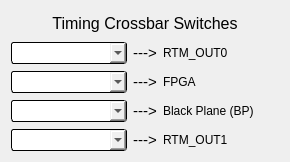
<?xml version="1.0" encoding="UTF-8"?>
<ui version="4.0">
 <class>Form</class>
 <widget class="QWidget" name="Form">
  <property name="geometry">
   <rect>
    <x>0</x>
    <y>0</y>
    <width>290</width>
    <height>162</height>
   </rect>
  </property>
  <property name="windowTitle">
   <string>Timing Crossbar Switches - ${DEV}</string>
  </property>
  <layout class="QVBoxLayout" name="verticalLayout">
   <item>
    <widget class="QLabel" name="label">
     <property name="font">
      <font>
       <pointsize>12</pointsize>
      </font>
     </property>
     <property name="text">
      <string>Timing Crossbar Switches</string>
     </property>
     <property name="alignment">
      <set>Qt::AlignCenter</set>
     </property>
    </widget>
   </item>
   <item>
    <layout class="QGridLayout" name="gridLayout" columnstretch="0,0,0,0">
     <property name="verticalSpacing">
      <number>7</number>
     </property>
     <item row="3" column="1">
      <widget class="PyDMEnumComboBox" name="PyDMEnumComboBox_4">
       <property name="sizePolicy">
        <sizepolicy hsizetype="Preferred" vsizetype="Fixed">
         <horstretch>1</horstretch>
         <verstretch>1</verstretch>
        </sizepolicy>
       </property>
       <property name="minimumSize">
        <size>
         <width>113</width>
         <height>22</height>
        </size>
       </property>
       <property name="toolTip">
        <string/>
       </property>
       <property name="styleSheet">
        <string notr="true">/* Color of the selected list item. */
QComboBox::item:selected {
    border: 1px solid transparent;
    background: grey;
}
QComboBox {
  	background-color: light grey;
    border: 1px solid black;
    border-radius: 3px;
    padding: 1px 18px 1px 3px;
    min-width: 6em;
}</string>
       </property>
       <property name="alarmSensitiveContent" stdset="0">
        <bool>false</bool>
       </property>
       <property name="alarmSensitiveBorder" stdset="0">
        <bool>true</bool>
       </property>
       <property name="PyDMToolTip" stdset="0">
        <string/>
       </property>
       <property name="monitorDisp" stdset="0">
        <bool>false</bool>
       </property>
       <property name="channel" stdset="0">
        <string>ca://${DEV}:TCRB3_OUTPUTCONFIG</string>
       </property>
      </widget>
     </item>
     <item row="2" column="3">
      <widget class="QLabel" name="label_4">
       <property name="sizePolicy">
        <sizepolicy hsizetype="Preferred" vsizetype="Preferred">
         <horstretch>1</horstretch>
         <verstretch>1</verstretch>
        </sizepolicy>
       </property>
       <property name="minimumSize">
        <size>
         <width>0</width>
         <height>22</height>
        </size>
       </property>
       <property name="text">
        <string>Black Plane (BP)</string>
       </property>
      </widget>
     </item>
     <item row="1" column="1">
      <widget class="PyDMEnumComboBox" name="PyDMEnumComboBox_2">
       <property name="sizePolicy">
        <sizepolicy hsizetype="Preferred" vsizetype="Fixed">
         <horstretch>1</horstretch>
         <verstretch>1</verstretch>
        </sizepolicy>
       </property>
       <property name="minimumSize">
        <size>
         <width>113</width>
         <height>22</height>
        </size>
       </property>
       <property name="toolTip">
        <string/>
       </property>
       <property name="styleSheet">
        <string notr="true">/* Color of the selected list item. */
QComboBox::item:selected {
    border: 1px solid transparent;
    background: grey;
}
QComboBox {
  	background-color: light grey;
    border: 1px solid black;
    border-radius: 3px;
    padding: 1px 18px 1px 3px;
    min-width: 6em;
}</string>
       </property>
       <property name="alarmSensitiveContent" stdset="0">
        <bool>false</bool>
       </property>
       <property name="alarmSensitiveBorder" stdset="0">
        <bool>true</bool>
       </property>
       <property name="PyDMToolTip" stdset="0">
        <string/>
       </property>
       <property name="monitorDisp" stdset="0">
        <bool>false</bool>
       </property>
       <property name="channel" stdset="0">
        <string>ca://${DEV}:TCRB1_OUTPUTCONFIG</string>
       </property>
      </widget>
     </item>
     <item row="0" column="1">
      <widget class="PyDMEnumComboBox" name="PyDMEnumComboBox">
       <property name="sizePolicy">
        <sizepolicy hsizetype="Preferred" vsizetype="Fixed">
         <horstretch>1</horstretch>
         <verstretch>1</verstretch>
        </sizepolicy>
       </property>
       <property name="minimumSize">
        <size>
         <width>113</width>
         <height>22</height>
        </size>
       </property>
       <property name="toolTip">
        <string/>
       </property>
       <property name="styleSheet">
        <string notr="true">/* Color of the selected list item. */
QComboBox::item:selected {
    border: 1px solid transparent;
    background: grey;
}
QComboBox {
  	background-color: light grey;
    border: 1px solid black;
    border-radius: 3px;
    padding: 1px 18px 1px 3px;
    min-width: 6em;
}</string>
       </property>
       <property name="alarmSensitiveContent" stdset="0">
        <bool>false</bool>
       </property>
       <property name="alarmSensitiveBorder" stdset="0">
        <bool>true</bool>
       </property>
       <property name="PyDMToolTip" stdset="0">
        <string/>
       </property>
       <property name="monitorDisp" stdset="0">
        <bool>false</bool>
       </property>
       <property name="channel" stdset="0">
        <string>ca://${DEV}:TCRB0_OUTPUTCONFIG</string>
       </property>
      </widget>
     </item>
     <item row="0" column="3">
      <widget class="QLabel" name="label_2">
       <property name="sizePolicy">
        <sizepolicy hsizetype="Preferred" vsizetype="Preferred">
         <horstretch>1</horstretch>
         <verstretch>1</verstretch>
        </sizepolicy>
       </property>
       <property name="minimumSize">
        <size>
         <width>0</width>
         <height>22</height>
        </size>
       </property>
       <property name="text">
        <string>RTM_OUT0</string>
       </property>
      </widget>
     </item>
     <item row="1" column="3">
      <widget class="QLabel" name="label_3">
       <property name="sizePolicy">
        <sizepolicy hsizetype="Preferred" vsizetype="Preferred">
         <horstretch>1</horstretch>
         <verstretch>1</verstretch>
        </sizepolicy>
       </property>
       <property name="minimumSize">
        <size>
         <width>0</width>
         <height>22</height>
        </size>
       </property>
       <property name="text">
        <string>FPGA</string>
       </property>
      </widget>
     </item>
     <item row="2" column="1">
      <widget class="PyDMEnumComboBox" name="PyDMEnumComboBox_3">
       <property name="sizePolicy">
        <sizepolicy hsizetype="Preferred" vsizetype="Fixed">
         <horstretch>1</horstretch>
         <verstretch>1</verstretch>
        </sizepolicy>
       </property>
       <property name="minimumSize">
        <size>
         <width>113</width>
         <height>22</height>
        </size>
       </property>
       <property name="toolTip">
        <string/>
       </property>
       <property name="styleSheet">
        <string notr="true">/* Color of the selected list item. */
QComboBox::item:selected {
    border: 1px solid transparent;
    background: grey;
}
QComboBox {
  	background-color: light grey;
    border: 1px solid black;
    border-radius: 3px;
    padding: 1px 18px 1px 3px;
    min-width: 6em;
}</string>
       </property>
       <property name="alarmSensitiveContent" stdset="0">
        <bool>false</bool>
       </property>
       <property name="alarmSensitiveBorder" stdset="0">
        <bool>true</bool>
       </property>
       <property name="PyDMToolTip" stdset="0">
        <string/>
       </property>
       <property name="monitorDisp" stdset="0">
        <bool>false</bool>
       </property>
       <property name="channel" stdset="0">
        <string>ca://${DEV}:TCRB2_OUTPUTCONFIG</string>
       </property>
      </widget>
     </item>
     <item row="3" column="3">
      <widget class="QLabel" name="label_5">
       <property name="sizePolicy">
        <sizepolicy hsizetype="Preferred" vsizetype="Preferred">
         <horstretch>1</horstretch>
         <verstretch>1</verstretch>
        </sizepolicy>
       </property>
       <property name="minimumSize">
        <size>
         <width>0</width>
         <height>22</height>
        </size>
       </property>
       <property name="text">
        <string>RTM_OUT1</string>
       </property>
      </widget>
     </item>
     <item row="0" column="2">
      <widget class="QLabel" name="label_6">
       <property name="font">
        <font>
         <pointsize>11</pointsize>
        </font>
       </property>
       <property name="text">
        <string>---&gt;</string>
       </property>
       <property name="textFormat">
        <enum>Qt::AutoText</enum>
       </property>
       <property name="alignment">
        <set>Qt::AlignCenter</set>
       </property>
      </widget>
     </item>
     <item row="1" column="2">
      <widget class="QLabel" name="label_7">
       <property name="font">
        <font>
         <pointsize>11</pointsize>
        </font>
       </property>
       <property name="text">
        <string>---&gt;</string>
       </property>
       <property name="alignment">
        <set>Qt::AlignCenter</set>
       </property>
      </widget>
     </item>
     <item row="2" column="2">
      <widget class="QLabel" name="label_8">
       <property name="font">
        <font>
         <pointsize>11</pointsize>
        </font>
       </property>
       <property name="text">
        <string>---&gt;</string>
       </property>
       <property name="alignment">
        <set>Qt::AlignCenter</set>
       </property>
      </widget>
     </item>
     <item row="3" column="2">
      <widget class="QLabel" name="label_9">
       <property name="font">
        <font>
         <pointsize>11</pointsize>
        </font>
       </property>
       <property name="text">
        <string>---&gt;</string>
       </property>
       <property name="alignment">
        <set>Qt::AlignCenter</set>
       </property>
      </widget>
     </item>
    </layout>
   </item>
  </layout>
 </widget>
 <customwidgets>
  <customwidget>
   <class>PyDMEnumComboBox</class>
   <extends>QComboBox</extends>
   <header>pydm.widgets.enum_combo_box</header>
  </customwidget>
 </customwidgets>
 <resources/>
 <connections/>
</ui>
